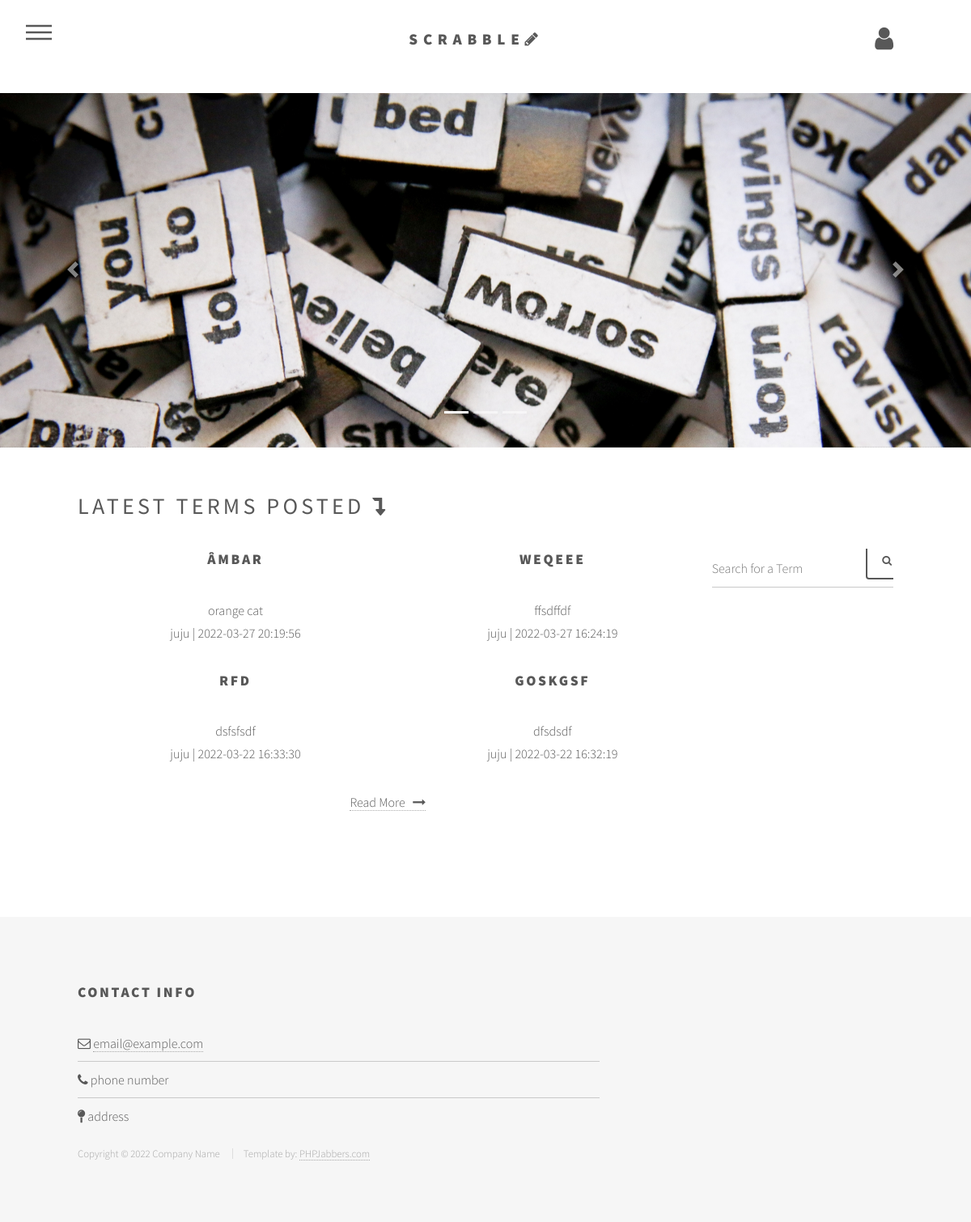
The page /index.php (signed in) on the database its author committed.
### tables this page shows
CREATE TABLE `terms` (
  `id` int(11) NOT NULL,
  `title` varchar(50) NOT NULL,
  `description` text NOT NULL,
  `timestamp` timestamp NOT NULL DEFAULT current_timestamp() ON UPDATE current_timestamp(),
  `username` varchar(50) NOT NULL
);

### index.php (the view, shortened to what this page needs)
<?php
  if (isset($_SESSION['user_email']) && isset($_SESSION['user_username'])) {
?>
<html>
	<head>
		<link rel="stylesheet" href="assets/bootstrap/css/bootstrap.min.css" />
		<link rel="stylesheet" href="assets/css/main.css" />
	</head>
	<body class="is-preload">
			<div id="wrapper">
					<header id="header">
						<div class="inner">
								<a href="index.php" class="logo">
								<center><span class="title">Scrabble</span><span class="fa fa-pencil"></span></center>
								</a>
								<nav>
									<ul>
										<li><a href="#menu">Menu</a></li>
									</ul>
								</nav>
        					<a href="account.php"><i class="fa fa-user fa-2x" style="float: right;"></i></a>
						</div>
					</header>
					<div id="main">
					<div id="carouselExampleIndicators" class="carousel slide" data-ride="carousel">
						  <ol class="carousel-indicators">
						    <li data-target="#carouselExampleIndicators" data-slide-to="0" class="active"></li>
						    <li data-target="#carouselExampleIndicators" data-slide-to="1"></li>
						    <li data-target="#carouselExampleIndicators" data-slide-to="2"></li>
						  </ol>
						  <div class="carousel-inner">
						    <div class="carousel-item active">
						      <img class="d-block w-100" src="images/slider-image-1.jpg" alt="First slide">
						    </div>
						  </div>
						  <a class="carousel-control-prev" href="#carouselExampleIndicators" role="button" data-slide="prev">
						    <span class="carousel-control-prev-icon" aria-hidden="true"></span>
						  </a>
						  <a class="carousel-control-next" href="#carouselExampleIndicators" role="button" data-slide="next">
						    <span class="carousel-control-next-icon" aria-hidden="true"></span>
						  </a>
					</div>
						<br>
						<br>
						<div class="inner">
                        <h3 class="h3">Latest terms posted&nbsp;<i class="fa fa-level-down"></i></h3>
							<br>
							<div class="container-fluid">
								<div class="row">
									<div class="col-9">
										<div class="row">
                                                <?php
												$conn = mysqli_connect("localhost", "root", "admin", "atw");
												$sql= "SELECT * FROM `terms` ORDER BY id DESC LIMIT 4;" ;
												$result= $conn-> query($sql);
												while ($row= $result-> fetch_assoc()){
													echo '<div class="col-sm-6 text-center">';
     												echo '<h2>', $row["title"], '</a></h2>';
     												echo $row["description"];
													echo "<br>";
      												echo "<p>", $row["username"], "&nbsp;|&nbsp;", $row["timestamp"], "</p>";
													echo "</div>";
												}
												?>
										</div>
                                        <p class="text-center">
                                            <a href="terms.php">Read More &nbsp;
												<i class="fa fa-long-arrow-right"></i>
                                            </a>
                                        </p>
									</div>
									<div class="col-3">
										<form action="search.php" method="POST">
											<input type="text" name="search" placeholder="Search for a Term">
											<button type="submit" name="submit-search" style="margin-left:190px; margin-top:-55px;"><i class="fa fa-search"></i></button>
										</form>
				                    </div>
								</div>
							</div>
						</div>
					</div>
                <footer id="footer">
						<div class="inner">
							<section>
								<h2>Contact Info</h2>
								<ul class="alt">
									<li><span class="fa fa-envelope-o"></span> <a href="#">email@example.com</a></li>
									<li><span class="fa fa-phone"></span> phone number </li>
									<li><span class="fa fa-map-pin"></span> address </li>
								</ul>
							</section>
							<ul class="copyright">
							<li>Copyright © 2022 Company Name </li>
							<li>Template by: <a href="https://www.phpjabbers.com/">PHPJabbers.com</a></li>
							</ul>
						</div>
					</footer>
			</div>
	</body>
</html>
<?php
}else {
   header("location: login.php");
}
 ?>

### rows shown on the page
terms: title "ÂMBAR", description "orange cat", username "juju", timestamp "2022-03-27 20:19:56"
terms: title "WEQEEE", description "ffsdffdf", username "juju", timestamp "2022-03-27 16:24:19"
terms: title "RFD", description "dsfsfsdf", username "juju", timestamp "2022-03-22 16:33:30"
terms: title "GOSKGSF", description "dfsdsdf", username "juju", timestamp "2022-03-22 16:32:19"
